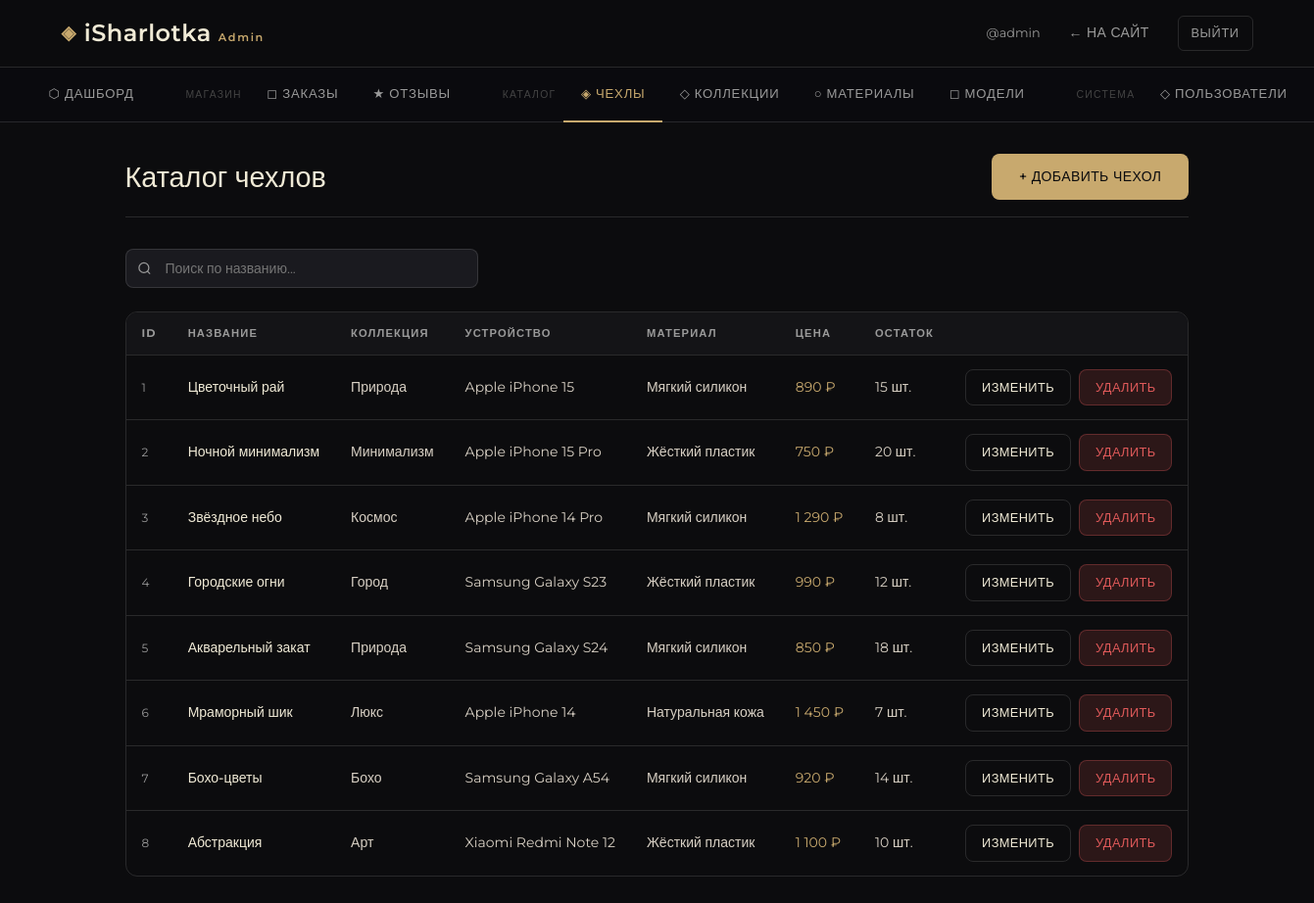
/admin/catalog.php (signed in), run on the app's committed database.
### tables this page shows
CREATE TABLE IF NOT EXISTS cases_catalog (
    id_case INT AUTO_INCREMENT PRIMARY KEY,
    title VARCHAR(200) NOT NULL,
    description TEXT,
    price DECIMAL(10,2) NOT NULL,
    count INT DEFAULT 0,
    image VARCHAR(255),
    collection_id INT,
    inscription VARCHAR(255),
    sticker TINYINT(1) DEFAULT 0,
    color VARCHAR(50),
    material_id INT,
    model_id INT,
    has_3d TINYINT(1) DEFAULT 0,
    created_at TIMESTAMP DEFAULT CURRENT_TIMESTAMP,
    FOREIGN KEY (material_id) REFERENCES materials(id_material) ON DELETE SET NULL,
    FOREIGN KEY (model_id) REFERENCES device_models(id_model) ON DELETE SET NULL,
    FOREIGN KEY (collection_id) REFERENCES collections(id_collection) ON DELETE SET NULL
);

CREATE TABLE IF NOT EXISTS collections (
    id_collection INT AUTO_INCREMENT PRIMARY KEY,
    name VARCHAR(100) NOT NULL,
    description TEXT,
    cover_image VARCHAR(255),
    created_at TIMESTAMP DEFAULT CURRENT_TIMESTAMP
);

CREATE TABLE IF NOT EXISTS device_models (
    id_model INT AUTO_INCREMENT PRIMARY KEY,
    firm VARCHAR(100) NOT NULL,
    model_name VARCHAR(100) NOT NULL
);

CREATE TABLE IF NOT EXISTS materials (
    id_material INT AUTO_INCREMENT PRIMARY KEY,
    material_name VARCHAR(100) NOT NULL
);

### admin/catalog.php (the view, shortened to what this page needs)
<?php
require_once dirname(__DIR__) . '/config/db.php';
$search = trim($_GET['search'] ?? '');
$params = [];
$where = '1=1';
$cases = $pdo->prepare("
    SELECT c.*,
           m.material_name,
           d.firm,
           d.model_name,
           col.name AS collection_name   -- добавляем название коллекции
    FROM cases_catalog c
    LEFT JOIN materials m ON c.material_id = m.id_material
    LEFT JOIN device_models d ON c.model_id = d.id_model
    LEFT JOIN collections col ON c.collection_id = col.id_collection
    WHERE $where
    ORDER BY c.created_at DESC
");
$cases->execute($params);
$cases = $cases->fetchAll();
require_once __DIR__ . '/header.php';
?>
<div class="admin-page-header">
    <h1>Каталог чехлов</h1>
    <a href="<?= BASE_URL ?>/admin/add_case.php" class="btn btn-primary">+ Добавить чехол</a>
</div>
<form method="GET" style="margin-bottom:1.5rem">
    <div class="search-box" style="max-width:360px">
        <svg width="15" height="15" viewBox="0 0 24 24" fill="none" stroke="currentColor" stroke-width="2"><circle cx="11" cy="11" r="8"/><line x1="21" y1="21" x2="16.65" y2="16.65"/></svg>
        <input type="text" name="search" value="<?= htmlspecialchars($search) ?>" placeholder="Поиск по названию...">
    </div>
</form>
<div class="table-wrapper">
    <table class="data-table">
        <thead>
            <tr><th>ID</th><th>Название</th><th>Коллекция</th><th>Устройство</th><th>Материал</th><th>Цена</th><th>Остаток</th><th></th></tr>
        </thead>
        <tbody>
            <?php
 foreach ($cases as $c): ?>
                <tr>
                    <td><?= $c['id_case'] ?></td>
                    <td style="color:var(--cream);font-weight:500"><?= htmlspecialchars($c['title']) ?></td>
                    <td><?= htmlspecialchars($c['collection_name'] ?? '—') ?></td>
                    <td><?= htmlspecialchars($c['firm'].' '.($c['model_name'] ?? '—')) ?></td>
                    <td><?= htmlspecialchars($c['material_name'] ?? '—') ?></td>
                    <td style="color:var(--gold)"><?= number_format($c['price'],0,'.',' ') ?> ₽</td>
                    <td><?= $c['count'] ?> шт.</td>
                    <td>
                        <div class="table-actions">
                            <a href="<?= BASE_URL ?>/admin/add_case.php?edit=<?= $c['id_case'] ?>" class="btn btn-outline btn-sm">Изменить</a>
                            <a href="<?= BASE_URL ?>/admin/catalog.php?delete=<?= $c['id_case'] ?>" class="btn btn-danger btn-sm delete-btn"
                               data-href="<?= BASE_URL ?>/admin/catalog.php?delete=<?= $c['id_case'] ?>">Удалить</a>
                        </div>
                    </td>
                </tr>
            <?php
 endforeach; ?>
        </tbody>
    </table>
</div>
<?php
 require_once __DIR__ . '/footer.php'; ?>

### css/style.css (style rules this page uses)
*, *::before, *::after { box-sizing: border-box; margin: 0; padding: 0; }
:root { --bg: #0C0C0E; --surface: #141417; --card: #1A1A1F; --card-hover:#212128; --border: rgba(255,255,255,0.07); --gold: #C8A96E; --gold-dim: rgba(200,169,110,0.15); --gold-glow: rgba(200,169,110,0.25); --cream: #F0EAD6; --text: #D8D0C4; --text-muted:#7A7570; --error: #E05A5A; --success: #5ABA8A; --radius: 12px; --radius-lg: 20px; --shadow: 0 8px 32px rgba(0,0,0,0.4); --shadow-lg: 0 20px 60px rgba(0,0,0,0.6); --font-display: 'Montserrat', sans-serif; --font-body: 'Montserrat', sans-serif; --transition: 0.25s cubic-bezier(0.4, 0, 0.2, 1); }
html { scroll-behavior: smooth; }
body { background: var(--bg); color: var(--text); font-family: var(--font-body); font-size: 15px; line-height: 1.65; min-height: 100vh; display: flex; flex-direction: column; }
a { color: var(--gold); text-decoration: none; transition: color var(--transition); }
.btn { display: inline-flex; align-items: center; justify-content: center; gap: 0.5rem; padding: 0.75rem 1.75rem; border-radius: 8px; font-family: var(--font-body); font-size: 0.875rem; font-weight: 500; letter-spacing: 0.03em; cursor: pointer; border: none; transition: all var(--transition); text-transform: uppercase; }
.btn-primary { background: var(--gold); color: var(--bg); }
.btn-outline { background: transparent; color: var(--cream); border: 1px solid var(--border); }
.btn-danger { background: rgba(224,90,90,0.15); color: var(--error); border: 1px solid rgba(224,90,90,0.3); }
.btn-sm { padding: 0.45rem 1rem; font-size: 0.8rem; }
.search-box { flex: 1; min-width: 200px; position: relative; }
.search-box input { width: 100%; padding: 0.65rem 1rem 0.65rem 2.5rem; background: var(--card); border: 1px solid var(--border); border-radius: 8px; color: var(--cream); font-size: 0.875rem; outline: none; font-family: var(--font-body); transition: border-color var(--transition); }
.search-box svg { position: absolute; left: 0.75rem; top: 50%; transform: translateY(-50%); color: var(--text-muted); }
.admin-page-header { display: flex; align-items: center; justify-content: space-between; margin-bottom: 2rem; }
.admin-page-header h1 { font-family: var(--font-display); font-size: 2rem; color: var(--cream); font-weight: 400; }
.table-wrapper { overflow-x: auto; border-radius: var(--radius); border: 1px solid var(--border); }
.data-table { width: 100%; border-collapse: collapse; }
.data-table th { padding: 0.75rem 1rem; background: var(--surface); font-size: 0.7rem; letter-spacing: 0.1em; text-transform: uppercase; color: var(--text-muted); text-align: left; white-space: nowrap; border-bottom: 1px solid var(--border); }
.data-table td { padding: 0.875rem 1rem; font-size: 0.875rem; border-bottom: 1px solid var(--border); vertical-align: middle; }
.data-table tr:last-child td { border: none; }
.data-table td:first-child { color: var(--text-muted); font-size: 0.75rem; }
.table-actions { display: flex; gap: 0.5rem; }
:root { --text-muted: #9a9a9a; --border: rgba(255,255,255,0.12); }

### admin/header.php (style rules this page uses)
.admin-page-header { display: flex; align-items: center; justify-content: space-between; margin-bottom: 2rem; padding-bottom: 1rem; border-bottom: 1px solid var(--border); }
.admin-page-header h1 { font-family: var(--font-display); font-size: 1.8rem; font-weight: 300; color: var(--cream); }

### data on the page
cases_catalog: id_case "1", title "Цветочный рай", collection.name "Природа", model.model_name "Apple iPhone 15", material.material_name "Мягкий силикон", price "890", count "15"
cases_catalog: id_case "2", title "Ночной минимализм", collection.name "Минимализм", model.model_name "Apple iPhone 15 Pro", material.material_name "Жёсткий пластик", price "750", count "20"
cases_catalog: id_case "3", title "Звёздное небо", collection.name "Космос", model.model_name "Apple iPhone 14 Pro", material.material_name "Мягкий силикон", price "1 290", count "8"
cases_catalog: id_case "4", title "Городские огни", collection.name "Город", model.model_name "Samsung Galaxy S23", material.material_name "Жёсткий пластик", price "990", count "12"
cases_catalog: id_case "5", title "Акварельный закат", collection.name "Природа", model.model_name "Samsung Galaxy S24", material.material_name "Мягкий силикон", price "850", count "18"
cases_catalog: id_case "6", title "Мраморный шик", collection.name "Люкс", model.model_name "Apple iPhone 14", material.material_name "Натуральная кожа", price "1 450", count "7"
cases_catalog: id_case "7", title "Бохо-цветы", collection.name "Бохо", model.model_name "Samsung Galaxy A54", material.material_name "Мягкий силикон", price "920", count "14"
cases_catalog: id_case "8", title "Абстракция", collection.name "Арт", model.model_name "Xiaomi Redmi Note 12", material.material_name "Жёсткий пластик", price "1 100", count "10"

### other printed values
$_SESSION['login'] "admin"
$icon "⬡ ◻ ★ ◈ ◇ ○ ◻ ◇"
$label "ДАШБОРД ЗАКАЗЫ ОТЗЫВЫ ЧЕХЛЫ КОЛЛЕКЦИИ МАТЕРИАЛЫ МОДЕЛИ ПОЛЬЗОВАТЕЛИ"
